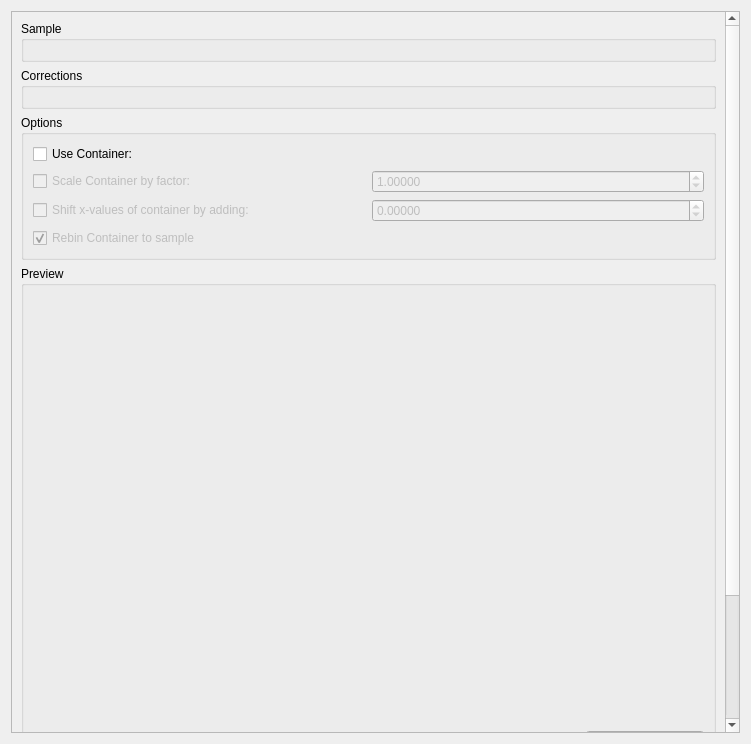
<?xml version="1.0" encoding="UTF-8"?>
<ui version="4.0">
 <class>ApplyAbsorptionCorrections</class>
 <widget class="QWidget" name="ApplyAbsorptionCorrections">
  <property name="geometry">
   <rect>
    <x>0</x>
    <y>0</y>
    <width>751</width>
    <height>744</height>
   </rect>
  </property>
  <property name="windowTitle">
   <string>Form</string>
  </property>
  <layout class="QVBoxLayout" name="verticalLayout_4">
   <item>
    <widget class="QScrollArea" name="scrollArea">
     <property name="widgetResizable">
      <bool>true</bool>
     </property>
     <widget class="QWidget" name="scrollAreaWidgetContents">
      <property name="geometry">
       <rect>
        <x>0</x>
        <y>0</y>
        <width>717</width>
        <height>829</height>
       </rect>
      </property>
      <layout class="QVBoxLayout" name="verticalLayout_2">
       <item>
        <widget class="QGroupBox" name="gbInput">
         <property name="title">
          <string>Sample</string>
         </property>
         <layout class="QVBoxLayout" name="abscor_loInput">
          <item>
           <widget class="MantidQt::MantidWidgets::DataSelector" name="dsSample" native="true">
            <property name="sizePolicy">
             <sizepolicy hsizetype="Minimum" vsizetype="Fixed">
              <horstretch>0</horstretch>
              <verstretch>0</verstretch>
             </sizepolicy>
            </property>
            <property name="autoLoad" stdset="0">
             <bool>true</bool>
            </property>
            <property name="workspaceSuffixes" stdset="0">
             <stringlist>
              <string>_red</string>
              <string>_sqw</string>
             </stringlist>
            </property>
            <property name="fileBrowserSuffixes" stdset="0">
             <stringlist>
              <string>_red.nxs</string>
              <string>_sqw.nxs</string>
             </stringlist>
            </property>
            <property name="showLoad" stdset="0">
             <bool>false</bool>
            </property>
            <property name="ShowGroups" stdset="0">
             <bool>false</bool>
            </property>
           </widget>
          </item>
         </layout>
        </widget>
       </item>
       <item>
        <widget class="QGroupBox" name="gbCorrections">
         <property name="title">
          <string>Corrections</string>
         </property>
         <layout class="QVBoxLayout" name="verticalLayout_3">
          <item>
           <widget class="MantidQt::MantidWidgets::DataSelector" name="dsCorrections" native="true">
            <property name="enabled">
             <bool>true</bool>
            </property>
            <property name="sizePolicy">
             <sizepolicy hsizetype="Minimum" vsizetype="Fixed">
              <horstretch>0</horstretch>
              <verstretch>0</verstretch>
             </sizepolicy>
            </property>
            <property name="autoLoad" stdset="0">
             <bool>true</bool>
            </property>
            <property name="workspaceSuffixes" stdset="0">
             <stringlist>
              <string>_Corrections</string>
             </stringlist>
            </property>
            <property name="fileBrowserSuffixes" stdset="0">
             <stringlist>
              <string>_Corrections.nxs</string>
             </stringlist>
            </property>
            <property name="showLoad" stdset="0">
             <bool>false</bool>
            </property>
           </widget>
          </item>
         </layout>
        </widget>
       </item>
       <item>
        <widget class="QGroupBox" name="gbOptions">
         <property name="title">
          <string>Options</string>
         </property>
         <layout class="QGridLayout" name="gridLayout">
          <item row="4" column="0">
           <widget class="QCheckBox" name="ckRebinContainer">
            <property name="enabled">
             <bool>false</bool>
            </property>
            <property name="text">
             <string>Rebin Container to sample</string>
            </property>
            <property name="checked">
             <bool>true</bool>
            </property>
           </widget>
          </item>
          <item row="0" column="0">
           <widget class="QCheckBox" name="ckUseCan">
            <property name="text">
             <string>Use Container:</string>
            </property>
           </widget>
          </item>
          <item row="2" column="0">
           <widget class="QCheckBox" name="ckScaleCan">
            <property name="enabled">
             <bool>false</bool>
            </property>
            <property name="text">
             <string>Scale Container by factor:</string>
            </property>
            <property name="checked">
             <bool>false</bool>
            </property>
           </widget>
          </item>
          <item row="3" column="1">
           <layout class="QHBoxLayout" name="loShiftFactor">
            <item>
             <widget class="QDoubleSpinBox" name="spCanShift">
              <property name="enabled">
               <bool>false</bool>
              </property>
              <property name="decimals">
               <number>5</number>
              </property>
              <property name="minimum">
               <double>-999.990000000000009</double>
              </property>
              <property name="maximum">
               <double>999.990000000000009</double>
              </property>
              <property name="singleStep">
               <double>0.010000000000000</double>
              </property>
              <property name="value">
               <double>0.000000000000000</double>
              </property>
             </widget>
            </item>
           </layout>
          </item>
          <item row="0" column="1">
           <widget class="MantidQt::MantidWidgets::DataSelector" name="dsContainer" native="true">
            <property name="enabled">
             <bool>false</bool>
            </property>
            <property name="sizePolicy">
             <sizepolicy hsizetype="Minimum" vsizetype="Fixed">
              <horstretch>0</horstretch>
              <verstretch>0</verstretch>
             </sizepolicy>
            </property>
            <property name="autoLoad" stdset="0">
             <bool>true</bool>
            </property>
            <property name="workspaceSuffixes" stdset="0">
             <stringlist>
              <string>_red</string>
              <string>_sqw</string>
             </stringlist>
            </property>
            <property name="fileBrowserSuffixes" stdset="0">
             <stringlist>
              <string>_red.nxs</string>
              <string>_sqw.nxs</string>
             </stringlist>
            </property>
            <property name="showLoad" stdset="0">
             <bool>false</bool>
            </property>
            <property name="ShowGroups" stdset="0">
             <bool>false</bool>
            </property>
           </widget>
          </item>
          <item row="2" column="1">
           <layout class="QHBoxLayout" name="loScaleFactor">
            <item>
             <widget class="QDoubleSpinBox" name="spCanScale">
              <property name="enabled">
               <bool>false</bool>
              </property>
              <property name="decimals">
               <number>5</number>
              </property>
              <property name="maximum">
               <double>999.990000000000009</double>
              </property>
              <property name="singleStep">
               <double>0.100000000000000</double>
              </property>
              <property name="value">
               <double>1.000000000000000</double>
              </property>
             </widget>
            </item>
           </layout>
          </item>
          <item row="3" column="0">
           <widget class="QCheckBox" name="ckShiftCan">
            <property name="enabled">
             <bool>false</bool>
            </property>
            <property name="text">
             <string>Shift x-values of container by adding:</string>
            </property>
            <property name="checked">
             <bool>false</bool>
            </property>
           </widget>
          </item>
         </layout>
        </widget>
       </item>
       <item>
        <widget class="QGroupBox" name="gbPreview">
         <property name="minimumSize">
          <size>
           <width>0</width>
           <height>500</height>
          </size>
         </property>
         <property name="title">
          <string>Preview</string>
         </property>
         <layout class="QVBoxLayout" name="verticalLayout" stretch="1,0">
          <item>
           <widget class="MantidQt::MantidWidgets::PreviewPlot" name="ppPreview" native="true">
            <property name="minimumSize">
             <size>
              <width>0</width>
              <height>0</height>
             </size>
            </property>
            <property name="showLegend" stdset="0">
             <bool>true</bool>
            </property>
            <property name="canvasColour" stdset="0">
             <color>
              <red>255</red>
              <green>255</green>
              <blue>255</blue>
             </color>
            </property>
           </widget>
          </item>
          <item>
           <layout class="QHBoxLayout" name="horizontalLayout_2">
            <item>
             <widget class="QLabel" name="lbPreviewSpec">
              <property name="text">
               <string>Spectrum: </string>
              </property>
             </widget>
            </item>
            <item>
             <widget class="QSpinBox" name="spPreviewSpec"/>
            </item>
            <item>
             <spacer name="horizontalSpacer">
              <property name="orientation">
               <enum>Qt::Horizontal</enum>
              </property>
              <property name="sizeHint" stdset="0">
               <size>
                <width>40</width>
                <height>20</height>
               </size>
              </property>
             </spacer>
            </item>
            <item>
             <widget class="QPushButton" name="pbPlotPreview">
              <property name="text">
               <string>Plot Current Preview</string>
              </property>
             </widget>
            </item>
           </layout>
          </item>
         </layout>
        </widget>
       </item>
       <item>
        <widget class="QGroupBox" name="gbRun">
         <property name="title">
          <string>Run</string>
         </property>
         <layout class="QHBoxLayout" name="horizontalLayout_3">
          <property name="topMargin">
           <number>0</number>
          </property>
          <property name="bottomMargin">
           <number>3</number>
          </property>
          <item>
           <spacer name="horizontalSpacer_2">
            <property name="orientation">
             <enum>Qt::Horizontal</enum>
            </property>
            <property name="sizeHint" stdset="0">
             <size>
              <width>310</width>
              <height>20</height>
             </size>
            </property>
           </spacer>
          </item>
          <item>
           <widget class="QPushButton" name="pbRun">
            <property name="text">
             <string>Run</string>
            </property>
           </widget>
          </item>
          <item>
           <spacer name="horizontalSpacer_3">
            <property name="orientation">
             <enum>Qt::Horizontal</enum>
            </property>
            <property name="sizeHint" stdset="0">
             <size>
              <width>310</width>
              <height>20</height>
             </size>
            </property>
           </spacer>
          </item>
         </layout>
        </widget>
       </item>
       <item>
        <widget class="QGroupBox" name="gbOutput">
         <property name="title">
          <string>Output Options</string>
         </property>
         <layout class="QHBoxLayout" name="horizontalLayout">
          <property name="topMargin">
           <number>0</number>
          </property>
          <property name="bottomMargin">
           <number>7</number>
          </property>
          <item>
           <widget class="MantidQt::CustomInterfaces::IndirectPlotOptionsView" name="ipoPlotOptions" native="true"/>
          </item>
          <item>
           <spacer name="horizontalSpacer_1">
            <property name="orientation">
             <enum>Qt::Horizontal</enum>
            </property>
            <property name="sizeHint" stdset="0">
             <size>
              <width>40</width>
              <height>20</height>
             </size>
            </property>
           </spacer>
          </item>
          <item>
           <widget class="QPushButton" name="pbSave">
            <property name="enabled">
             <bool>false</bool>
            </property>
            <property name="text">
             <string>Save Result</string>
            </property>
           </widget>
          </item>
         </layout>
        </widget>
       </item>
      </layout>
     </widget>
    </widget>
   </item>
  </layout>
 </widget>
 <customwidgets>
  <customwidget>
   <class>MantidQt::MantidWidgets::DataSelector</class>
   <extends>QWidget</extends>
   <header>MantidQtWidgets/Common/DataSelector.h</header>
  </customwidget>
  <customwidget>
   <class>MantidQt::CustomInterfaces::IndirectPlotOptionsView</class>
   <extends>QWidget</extends>
   <header>Common/IndirectPlotOptionsView.h</header>
   <container>1</container>
  </customwidget>
  <customwidget>
   <class>MantidQt::MantidWidgets::PreviewPlot</class>
   <extends>QWidget</extends>
   <header>MantidQtWidgets/Plotting/PreviewPlot.h</header>
   <container>1</container>
  </customwidget>
 </customwidgets>
 <resources/>
 <connections>
  <connection>
   <sender>ckUseCan</sender>
   <signal>toggled(bool)</signal>
   <receiver>ckScaleCan</receiver>
   <slot>setEnabled(bool)</slot>
   <hints>
    <hint type="sourcelabel">
     <x>50</x>
     <y>111</y>
    </hint>
    <hint type="destinationlabel">
     <x>61</x>
     <y>142</y>
    </hint>
   </hints>
  </connection>
  <connection>
   <sender>ckUseCan</sender>
   <signal>toggled(bool)</signal>
   <receiver>ckShiftCan</receiver>
   <slot>setEnabled(bool)</slot>
   <hints>
    <hint type="sourcelabel">
     <x>50</x>
     <y>111</y>
    </hint>
    <hint type="destinationlabel">
     <x>87</x>
     <y>196</y>
    </hint>
   </hints>
  </connection>
  <connection>
   <sender>ckScaleCan</sender>
   <signal>toggled(bool)</signal>
   <receiver>spCanScale</receiver>
   <slot>setEnabled(bool)</slot>
   <hints>
    <hint type="sourcelabel">
     <x>133</x>
     <y>143</y>
    </hint>
    <hint type="destinationlabel">
     <x>712</x>
     <y>164</y>
    </hint>
   </hints>
  </connection>
  <connection>
   <sender>ckShiftCan</sender>
   <signal>toggled(bool)</signal>
   <receiver>spCanShift</receiver>
   <slot>setEnabled(bool)</slot>
   <hints>
    <hint type="sourcelabel">
     <x>159</x>
     <y>196</y>
    </hint>
    <hint type="destinationlabel">
     <x>712</x>
     <y>199</y>
    </hint>
   </hints>
  </connection>
  <connection>
   <sender>ckUseCan</sender>
   <signal>toggled(bool)</signal>
   <receiver>dsContainer</receiver>
   <slot>setEnabled(bool)</slot>
   <hints>
    <hint type="sourcelabel">
     <x>119</x>
     <y>114</y>
    </hint>
    <hint type="destinationlabel">
     <x>784</x>
     <y>119</y>
    </hint>
   </hints>
  </connection>
  <connection>
   <sender>ckUseCan</sender>
   <signal>toggled(bool)</signal>
   <receiver>ckRebinContainer</receiver>
   <slot>setEnabled(bool)</slot>
   <hints>
    <hint type="sourcelabel">
     <x>250</x>
     <y>122</y>
    </hint>
    <hint type="destinationlabel">
     <x>201</x>
     <y>219</y>
    </hint>
   </hints>
  </connection>
 </connections>
</ui>
